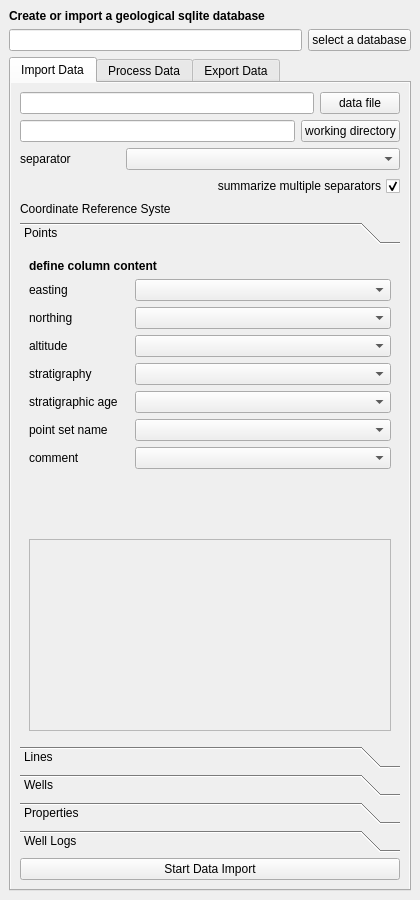
<?xml version="1.0" encoding="UTF-8"?>
<ui version="4.0">
 <class>GeologicalDataProcessingDockWidgetBase</class>
 <widget class="QDockWidget" name="GeologicalDataProcessingDockWidgetBase">
  <property name="geometry">
   <rect>
    <x>0</x>
    <y>0</y>
    <width>420</width>
    <height>900</height>
   </rect>
  </property>
  <property name="windowIcon">
   <iconset resource="resources.qrc">
    <normaloff>:/plugins/GeologicalDataProcessing/images/ic_storage_48px.svg</normaloff>:/plugins/GeologicalDataProcessing/images/ic_storage_48px.svg</iconset>
  </property>
  <property name="autoFillBackground">
   <bool>false</bool>
  </property>
  <property name="locale">
   <locale language="English" country="UnitedStates"/>
  </property>
  <property name="windowTitle">
   <string>Geological Data Processing</string>
  </property>
  <widget class="QWidget" name="dockWidgetContents">
   <layout class="QVBoxLayout" name="verticalLayout_2">
    <item>
     <layout class="QVBoxLayout" name="verticalLayout">
      <item alignment="Qt::AlignTop">
       <widget class="QLabel" name="label">
        <property name="sizePolicy">
         <sizepolicy hsizetype="Minimum" vsizetype="Minimum">
          <horstretch>0</horstretch>
          <verstretch>0</verstretch>
         </sizepolicy>
        </property>
        <property name="locale">
         <locale language="English" country="UnitedStates"/>
        </property>
        <property name="text">
         <string>&lt;html&gt;&lt;head/&gt;&lt;body&gt;&lt;p&gt;&lt;span style=&quot;
                                        font-weight:600;&quot;&gt;Create or import a geological sqlite database&lt;/span&gt;&lt;/p&gt;&lt;/body&gt;&lt;/html&gt;
                                    </string>
        </property>
       </widget>
      </item>
      <item>
       <layout class="QHBoxLayout" name="horizontalLayout_3">
        <item>
         <widget class="QLineEdit" name="database_file"/>
        </item>
        <item>
         <widget class="QPushButton" name="select_DB">
          <property name="text">
           <string>select a database</string>
          </property>
          <property name="icon">
           <iconset resource="resources.qrc">
            <normaloff>:/plugins/GeologicalDataProcessing/images/ic_storage_48px.svg</normaloff>:/plugins/GeologicalDataProcessing/images/ic_storage_48px.svg</iconset>
          </property>
          <property name="shortcut">
           <string>Ctrl+O</string>
          </property>
         </widget>
        </item>
       </layout>
      </item>
      <item>
       <widget class="QTabWidget" name="tabwidget">
        <property name="sizePolicy">
         <sizepolicy hsizetype="MinimumExpanding" vsizetype="MinimumExpanding">
          <horstretch>0</horstretch>
          <verstretch>0</verstretch>
         </sizepolicy>
        </property>
        <property name="minimumSize">
         <size>
          <width>400</width>
          <height>100</height>
         </size>
        </property>
        <property name="currentIndex">
         <number>0</number>
        </property>
        <widget class="QWidget" name="import_data">
         <property name="layoutDirection">
          <enum>Qt::LeftToRight</enum>
         </property>
         <property name="autoFillBackground">
          <bool>true</bool>
         </property>
         <attribute name="icon">
          <iconset resource="resources.qrc">
           <normaloff>:/plugins/GeologicalDataProcessing/images/ic_file_download_48px.svg</normaloff>:/plugins/GeologicalDataProcessing/images/ic_file_download_48px.svg</iconset>
         </attribute>
         <attribute name="title">
          <string>Import Data</string>
         </attribute>
         <layout class="QHBoxLayout" name="horizontalLayout">
          <item>
           <layout class="QVBoxLayout" name="verticalLayout_3">
            <item>
             <layout class="QHBoxLayout" name="horizontalLayout_2">
              <item>
               <widget class="QLineEdit" name="import_file"/>
              </item>
              <item>
               <widget class="QPushButton" name="select_data_file_button">
                <property name="text">
                 <string>data file</string>
                </property>
                <property name="icon">
                 <iconset resource="resources.qrc">
                  <normaloff>:/plugins/GeologicalDataProcessing/images/ic_perm_media_48px.svg</normaloff>:/plugins/GeologicalDataProcessing/images/ic_perm_media_48px.svg</iconset>
                </property>
               </widget>
              </item>
             </layout>
            </item>
            <item>
             <layout class="QHBoxLayout" name="horizontalLayout_4">
              <item>
               <widget class="QLineEdit" name="working_dir"/>
              </item>
              <item>
               <widget class="QPushButton" name="working_dir_button">
                <property name="text">
                 <string>working directory</string>
                </property>
                <property name="icon">
                 <iconset resource="resources.qrc">
                  <normaloff>:/plugins/GeologicalDataProcessing/images/ic_folder_open_48px.svg</normaloff>:/plugins/GeologicalDataProcessing/images/ic_folder_open_48px.svg</iconset>
                </property>
               </widget>
              </item>
             </layout>
            </item>
            <item>
             <layout class="QHBoxLayout" name="horizontalLayout_13">
              <item>
               <widget class="QLabel" name="label_11">
                <property name="sizePolicy">
                 <sizepolicy hsizetype="Maximum" vsizetype="Preferred">
                  <horstretch>0</horstretch>
                  <verstretch>0</verstretch>
                 </sizepolicy>
                </property>
                <property name="minimumSize">
                 <size>
                  <width>100</width>
                  <height>0</height>
                 </size>
                </property>
                <property name="maximumSize">
                 <size>
                  <width>100</width>
                  <height>16777215</height>
                 </size>
                </property>
                <property name="text">
                 <string>separator</string>
                </property>
               </widget>
              </item>
              <item>
               <widget class="QComboBox" name="separator">
                <property name="sizePolicy">
                 <sizepolicy hsizetype="MinimumExpanding" vsizetype="Fixed">
                  <horstretch>0</horstretch>
                  <verstretch>0</verstretch>
                 </sizepolicy>
                </property>
               </widget>
              </item>
             </layout>
            </item>
            <item>
             <widget class="QCheckBox" name="multiple_separators_points">
              <property name="enabled">
               <bool>true</bool>
              </property>
              <property name="sizePolicy">
               <sizepolicy hsizetype="Minimum" vsizetype="Minimum">
                <horstretch>0</horstretch>
                <verstretch>0</verstretch>
               </sizepolicy>
              </property>
              <property name="font">
               <font>
                <strikeout>false</strikeout>
                <kerning>true</kerning>
               </font>
              </property>
              <property name="layoutDirection">
               <enum>Qt::RightToLeft</enum>
              </property>
              <property name="autoFillBackground">
               <bool>false</bool>
              </property>
              <property name="text">
               <string>summarize multiple separators</string>
              </property>
              <property name="iconSize">
               <size>
                <width>16</width>
                <height>16</height>
               </size>
              </property>
              <property name="checked">
               <bool>true</bool>
              </property>
             </widget>
            </item>
            <item>
             <layout class="QHBoxLayout" name="horizontalLayout_14">
              <item>
               <widget class="QLabel" name="label_12">
                <property name="maximumSize">
                 <size>
                  <width>150</width>
                  <height>16777215</height>
                 </size>
                </property>
                <property name="text">
                 <string>Coordinate Reference System:</string>
                </property>
               </widget>
              </item>
              <item>
               <widget class="QgsProjectionSelectionWidget" name="mQgsProjectionSelectionWidget"/>
              </item>
             </layout>
            </item>
            <item>
             <widget class="QToolBox" name="toolBox">
              <property name="sizePolicy">
               <sizepolicy hsizetype="Expanding" vsizetype="Expanding">
                <horstretch>0</horstretch>
                <verstretch>0</verstretch>
               </sizepolicy>
              </property>
              <property name="currentIndex">
               <number>0</number>
              </property>
              <widget class="QWidget" name="point_tab">
               <property name="geometry">
                <rect>
                 <x>0</x>
                 <y>0</y>
                 <width>374</width>
                 <height>433</height>
                </rect>
               </property>
               <attribute name="icon">
                <iconset resource="resources.qrc">
                 <normaloff>:/plugins/GeologicalDataProcessing/images/points.svg</normaloff>:/plugins/GeologicalDataProcessing/images/points.svg</iconset>
               </attribute>
               <attribute name="label">
                <string>Points</string>
               </attribute>
               <layout class="QVBoxLayout" name="verticalLayout_4">
                <item>
                 <widget class="QLabel" name="label_9">
                  <property name="text">
                   <string>&lt;html&gt;&lt;head/&gt;&lt;body&gt;&lt;p&gt;&lt;span
                                                                                style=&quot; font-weight:600;&quot;&gt;define
                                                                                column content&lt;/span&gt;&lt;/p&gt;&lt;/body&gt;&lt;/html&gt;
                                                                            </string>
                  </property>
                 </widget>
                </item>
                <item>
                 <layout class="QHBoxLayout" name="horizontalLayout_5">
                  <item>
                   <widget class="QLabel" name="label_2">
                    <property name="sizePolicy">
                     <sizepolicy hsizetype="Maximum" vsizetype="Preferred">
                      <horstretch>0</horstretch>
                      <verstretch>0</verstretch>
                     </sizepolicy>
                    </property>
                    <property name="minimumSize">
                     <size>
                      <width>100</width>
                      <height>0</height>
                     </size>
                    </property>
                    <property name="maximumSize">
                     <size>
                      <width>100</width>
                      <height>16777215</height>
                     </size>
                    </property>
                    <property name="text">
                     <string>easting</string>
                    </property>
                   </widget>
                  </item>
                  <item>
                   <widget class="QComboBox" name="easting_points">
                    <property name="sizePolicy">
                     <sizepolicy hsizetype="MinimumExpanding" vsizetype="Fixed">
                      <horstretch>0</horstretch>
                      <verstretch>0</verstretch>
                     </sizepolicy>
                    </property>
                   </widget>
                  </item>
                 </layout>
                </item>
                <item>
                 <layout class="QHBoxLayout" name="horizontalLayout_6">
                  <item>
                   <widget class="QLabel" name="label_3">
                    <property name="sizePolicy">
                     <sizepolicy hsizetype="Maximum" vsizetype="Preferred">
                      <horstretch>0</horstretch>
                      <verstretch>0</verstretch>
                     </sizepolicy>
                    </property>
                    <property name="minimumSize">
                     <size>
                      <width>100</width>
                      <height>0</height>
                     </size>
                    </property>
                    <property name="maximumSize">
                     <size>
                      <width>100</width>
                      <height>16777215</height>
                     </size>
                    </property>
                    <property name="text">
                     <string>northing</string>
                    </property>
                   </widget>
                  </item>
                  <item>
                   <widget class="QComboBox" name="northing_points">
                    <property name="sizePolicy">
                     <sizepolicy hsizetype="MinimumExpanding" vsizetype="Fixed">
                      <horstretch>0</horstretch>
                      <verstretch>0</verstretch>
                     </sizepolicy>
                    </property>
                   </widget>
                  </item>
                 </layout>
                </item>
                <item>
                 <layout class="QHBoxLayout" name="horizontalLayout_7">
                  <item>
                   <widget class="QLabel" name="label_4">
                    <property name="sizePolicy">
                     <sizepolicy hsizetype="Maximum" vsizetype="Preferred">
                      <horstretch>0</horstretch>
                      <verstretch>0</verstretch>
                     </sizepolicy>
                    </property>
                    <property name="minimumSize">
                     <size>
                      <width>100</width>
                      <height>0</height>
                     </size>
                    </property>
                    <property name="maximumSize">
                     <size>
                      <width>100</width>
                      <height>16777215</height>
                     </size>
                    </property>
                    <property name="text">
                     <string>altitude</string>
                    </property>
                   </widget>
                  </item>
                  <item>
                   <widget class="QComboBox" name="altitude_points">
                    <property name="sizePolicy">
                     <sizepolicy hsizetype="MinimumExpanding" vsizetype="Fixed">
                      <horstretch>0</horstretch>
                      <verstretch>0</verstretch>
                     </sizepolicy>
                    </property>
                   </widget>
                  </item>
                 </layout>
                </item>
                <item>
                 <layout class="QHBoxLayout" name="horizontalLayout_8">
                  <item>
                   <widget class="QLabel" name="label_5">
                    <property name="sizePolicy">
                     <sizepolicy hsizetype="Maximum" vsizetype="Preferred">
                      <horstretch>0</horstretch>
                      <verstretch>0</verstretch>
                     </sizepolicy>
                    </property>
                    <property name="minimumSize">
                     <size>
                      <width>100</width>
                      <height>0</height>
                     </size>
                    </property>
                    <property name="maximumSize">
                     <size>
                      <width>100</width>
                      <height>16777215</height>
                     </size>
                    </property>
                    <property name="text">
                     <string>stratigraphy</string>
                    </property>
                   </widget>
                  </item>
                  <item>
                   <widget class="QComboBox" name="strat_points">
                    <property name="sizePolicy">
                     <sizepolicy hsizetype="MinimumExpanding" vsizetype="Fixed">
                      <horstretch>0</horstretch>
                      <verstretch>0</verstretch>
                     </sizepolicy>
                    </property>
                   </widget>
                  </item>
                 </layout>
                </item>
                <item>
                 <layout class="QHBoxLayout" name="horizontalLayout_9">
                  <item>
                   <widget class="QLabel" name="label_6">
                    <property name="sizePolicy">
                     <sizepolicy hsizetype="Maximum" vsizetype="Preferred">
                      <horstretch>0</horstretch>
                      <verstretch>0</verstretch>
                     </sizepolicy>
                    </property>
                    <property name="minimumSize">
                     <size>
                      <width>100</width>
                      <height>0</height>
                     </size>
                    </property>
                    <property name="maximumSize">
                     <size>
                      <width>100</width>
                      <height>16777215</height>
                     </size>
                    </property>
                    <property name="text">
                     <string>stratigraphic age</string>
                    </property>
                   </widget>
                  </item>
                  <item>
                   <widget class="QComboBox" name="strat_age_points">
                    <property name="sizePolicy">
                     <sizepolicy hsizetype="MinimumExpanding" vsizetype="Fixed">
                      <horstretch>0</horstretch>
                      <verstretch>0</verstretch>
                     </sizepolicy>
                    </property>
                   </widget>
                  </item>
                 </layout>
                </item>
                <item>
                 <layout class="QHBoxLayout" name="horizontalLayout_10">
                  <item>
                   <widget class="QLabel" name="label_7">
                    <property name="sizePolicy">
                     <sizepolicy hsizetype="Maximum" vsizetype="Preferred">
                      <horstretch>0</horstretch>
                      <verstretch>0</verstretch>
                     </sizepolicy>
                    </property>
                    <property name="minimumSize">
                     <size>
                      <width>100</width>
                      <height>0</height>
                     </size>
                    </property>
                    <property name="maximumSize">
                     <size>
                      <width>100</width>
                      <height>16777215</height>
                     </size>
                    </property>
                    <property name="text">
                     <string>point set name</string>
                    </property>
                   </widget>
                  </item>
                  <item>
                   <widget class="QComboBox" name="point_set_name">
                    <property name="sizePolicy">
                     <sizepolicy hsizetype="MinimumExpanding" vsizetype="Fixed">
                      <horstretch>0</horstretch>
                      <verstretch>0</verstretch>
                     </sizepolicy>
                    </property>
                   </widget>
                  </item>
                 </layout>
                </item>
                <item>
                 <layout class="QHBoxLayout" name="horizontalLayout_11">
                  <item>
                   <widget class="QLabel" name="label_8">
                    <property name="sizePolicy">
                     <sizepolicy hsizetype="Maximum" vsizetype="Preferred">
                      <horstretch>0</horstretch>
                      <verstretch>0</verstretch>
                     </sizepolicy>
                    </property>
                    <property name="minimumSize">
                     <size>
                      <width>100</width>
                      <height>0</height>
                     </size>
                    </property>
                    <property name="maximumSize">
                     <size>
                      <width>100</width>
                      <height>16777215</height>
                     </size>
                    </property>
                    <property name="text">
                     <string>comment</string>
                    </property>
                   </widget>
                  </item>
                  <item>
                   <widget class="QComboBox" name="comment_points">
                    <property name="sizePolicy">
                     <sizepolicy hsizetype="MinimumExpanding" vsizetype="Fixed">
                      <horstretch>0</horstretch>
                      <verstretch>0</verstretch>
                     </sizepolicy>
                    </property>
                   </widget>
                  </item>
                 </layout>
                </item>
                <item>
                 <spacer name="verticalSpacer">
                  <property name="orientation">
                   <enum>Qt::Vertical</enum>
                  </property>
                  <property name="sizeHint" stdset="0">
                   <size>
                    <width>20</width>
                    <height>40</height>
                   </size>
                  </property>
                 </spacer>
                </item>
                <item>
                 <widget class="QListView" name="import_columns_points">
                  <property name="enabled">
                   <bool>false</bool>
                  </property>
                  <property name="sizePolicy">
                   <sizepolicy hsizetype="MinimumExpanding" vsizetype="MinimumExpanding">
                    <horstretch>0</horstretch>
                    <verstretch>0</verstretch>
                   </sizepolicy>
                  </property>
                  <property name="flow">
                   <enum>QListView::LeftToRight</enum>
                  </property>
                 </widget>
                </item>
               </layout>
              </widget>
              <widget class="QWidget" name="line_tab">
               <property name="geometry">
                <rect>
                 <x>0</x>
                 <y>0</y>
                 <width>374</width>
                 <height>433</height>
                </rect>
               </property>
               <attribute name="icon">
                <iconset resource="resources.qrc">
                 <normaloff>:/plugins/GeologicalDataProcessing/images/ic_timeline_black_48px.svg</normaloff>:/plugins/GeologicalDataProcessing/images/ic_timeline_black_48px.svg</iconset>
               </attribute>
               <attribute name="label">
                <string>Lines</string>
               </attribute>
              </widget>
              <widget class="QWidget" name="wells">
               <property name="geometry">
                <rect>
                 <x>0</x>
                 <y>0</y>
                 <width>374</width>
                 <height>433</height>
                </rect>
               </property>
               <attribute name="icon">
                <iconset resource="resources.qrc">
                 <normaloff>:/plugins/GeologicalDataProcessing/images/WellDerick.svg</normaloff>:/plugins/GeologicalDataProcessing/images/WellDerick.svg</iconset>
               </attribute>
               <attribute name="label">
                <string>Wells</string>
               </attribute>
              </widget>
              <widget class="QWidget" name="properties">
               <property name="geometry">
                <rect>
                 <x>0</x>
                 <y>0</y>
                 <width>374</width>
                 <height>433</height>
                </rect>
               </property>
               <attribute name="icon">
                <iconset resource="resources.qrc">
                 <normaloff>:/plugins/GeologicalDataProcessing/images/ic_equalizer_48px.svg</normaloff>:/plugins/GeologicalDataProcessing/images/ic_equalizer_48px.svg</iconset>
               </attribute>
               <attribute name="label">
                <string>Properties</string>
               </attribute>
              </widget>
              <widget class="QWidget" name="well_logs">
               <property name="geometry">
                <rect>
                 <x>0</x>
                 <y>0</y>
                 <width>374</width>
                 <height>433</height>
                </rect>
               </property>
               <attribute name="icon">
                <iconset resource="resources.qrc">
                 <normaloff>:/plugins/GeologicalDataProcessing/images/log.svg</normaloff>:/plugins/GeologicalDataProcessing/images/log.svg</iconset>
               </attribute>
               <attribute name="label">
                <string>Well Logs</string>
               </attribute>
              </widget>
             </widget>
            </item>
            <item>
             <widget class="QPushButton" name="start_import_button">
              <property name="text">
               <string>Start Data Import</string>
              </property>
              <property name="icon">
               <iconset resource="resources.qrc">
                <normaloff>:/plugins/GeologicalDataProcessing/images/start_import.svg</normaloff>:/plugins/GeologicalDataProcessing/images/start_import.svg</iconset>
              </property>
             </widget>
            </item>
           </layout>
          </item>
         </layout>
        </widget>
        <widget class="QWidget" name="process_data">
         <attribute name="icon">
          <iconset resource="resources.qrc">
           <normaloff>:/plugins/GeologicalDataProcessing/images/ic_swap_calls_48px.svg</normaloff>:/plugins/GeologicalDataProcessing/images/ic_swap_calls_48px.svg</iconset>
         </attribute>
         <attribute name="title">
          <string>Process Data</string>
         </attribute>
        </widget>
        <widget class="QWidget" name="export_data">
         <attribute name="icon">
          <iconset resource="resources.qrc">
           <normaloff>:/plugins/GeologicalDataProcessing/images/ic_file_upload_48px.svg</normaloff>:/plugins/GeologicalDataProcessing/images/ic_file_upload_48px.svg</iconset>
         </attribute>
         <attribute name="title">
          <string>Export Data</string>
         </attribute>
        </widget>
       </widget>
      </item>
     </layout>
    </item>
   </layout>
  </widget>
 </widget>
 <customwidgets>
  <customwidget>
   <class>QgsProjectionSelectionWidget</class>
   <extends>QWidget</extends>
   <header>qgsprojectionselectionwidget.h</header>
  </customwidget>
 </customwidgets>
 <tabstops>
  <tabstop>database_file</tabstop>
  <tabstop>select_DB</tabstop>
  <tabstop>tabwidget</tabstop>
  <tabstop>import_file</tabstop>
  <tabstop>select_data_file_button</tabstop>
  <tabstop>working_dir</tabstop>
  <tabstop>working_dir_button</tabstop>
  <tabstop>mQgsProjectionSelectionWidget</tabstop>
  <tabstop>easting_points</tabstop>
  <tabstop>northing_points</tabstop>
  <tabstop>altitude_points</tabstop>
  <tabstop>strat_points</tabstop>
  <tabstop>strat_age_points</tabstop>
  <tabstop>point_set_name</tabstop>
  <tabstop>comment_points</tabstop>
  <tabstop>separator</tabstop>
  <tabstop>import_columns_points</tabstop>
  <tabstop>start_import_button</tabstop>
 </tabstops>
 <resources>
  <include location="resources.qrc"/>
 </resources>
 <connections/>
</ui>
